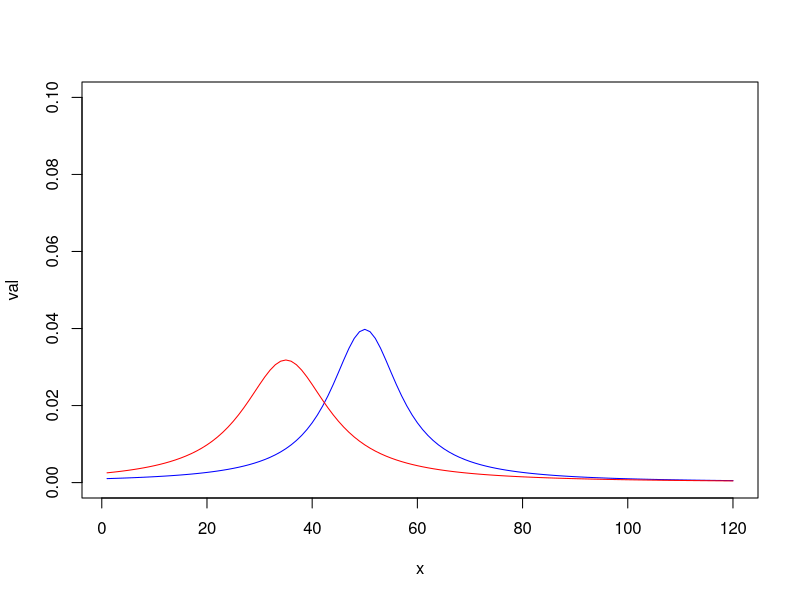

Source code (R):
x <- c(1:120)
val <- dcauchy(x,50,8)
val2 <- dcauchy(x,35,10)

plot(x,val,type = 'l',col='blue',ylim = c(0,0.1))
lines(x,val2, type ='l',col='red')
